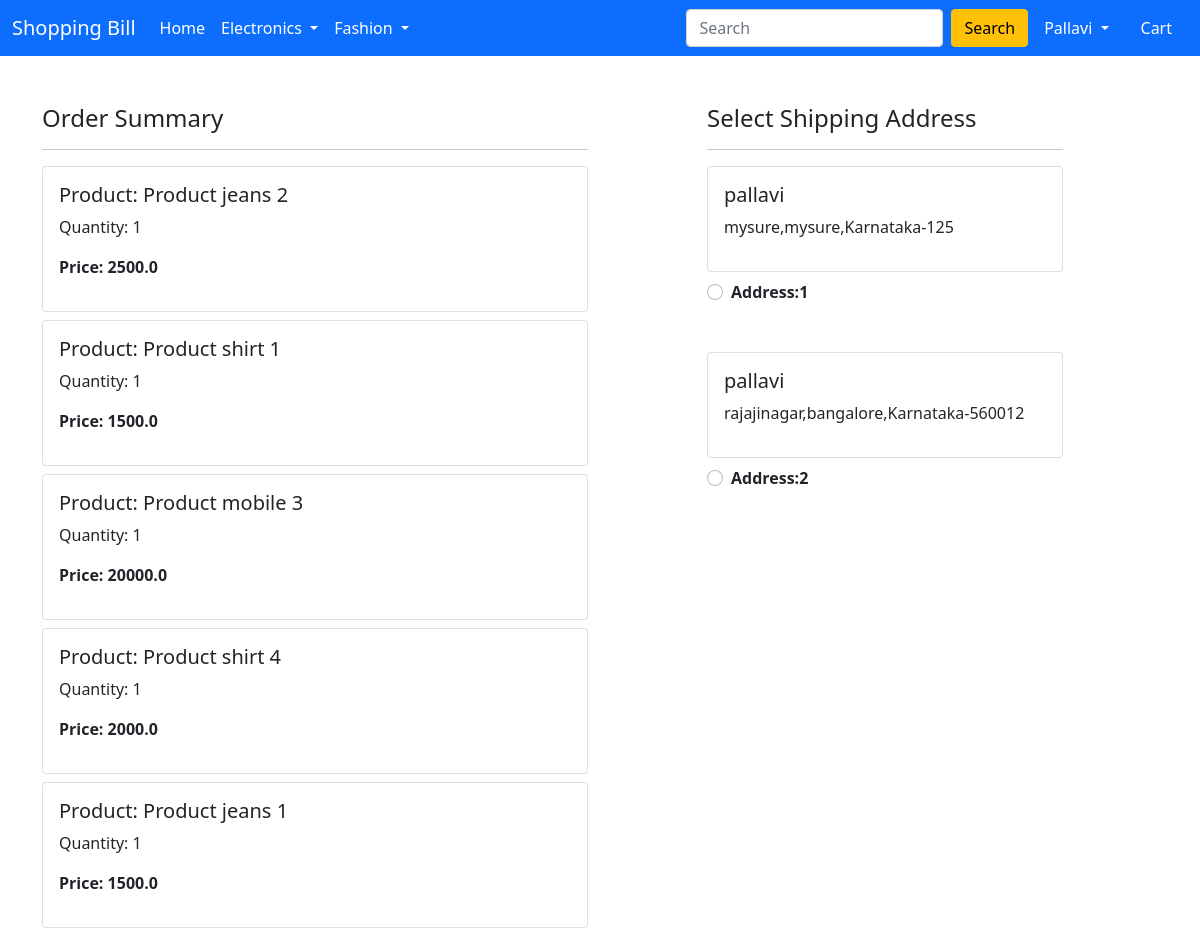
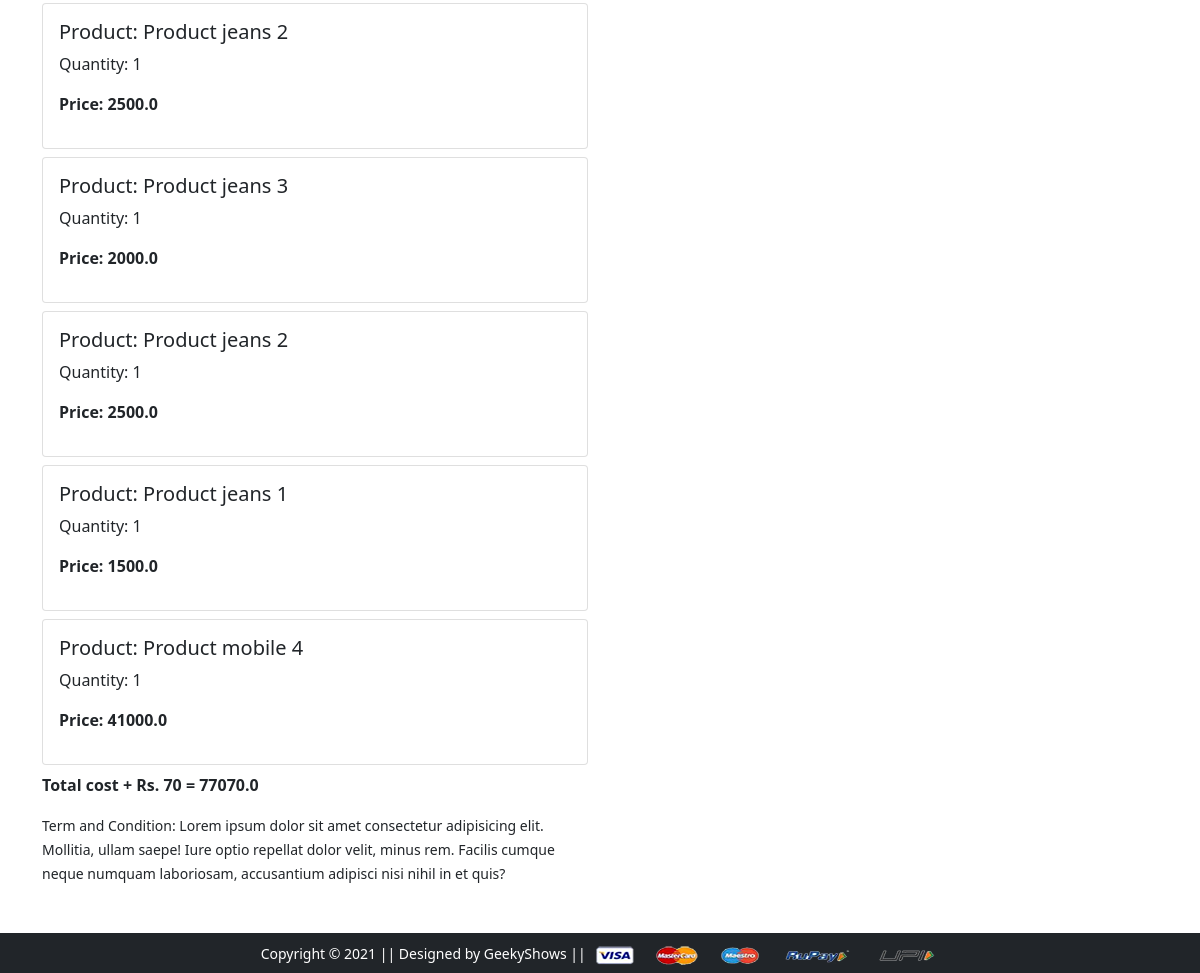
/checkout/ (signed in), run on an earlier commit of the app's database (2 pictures, top to bottom).
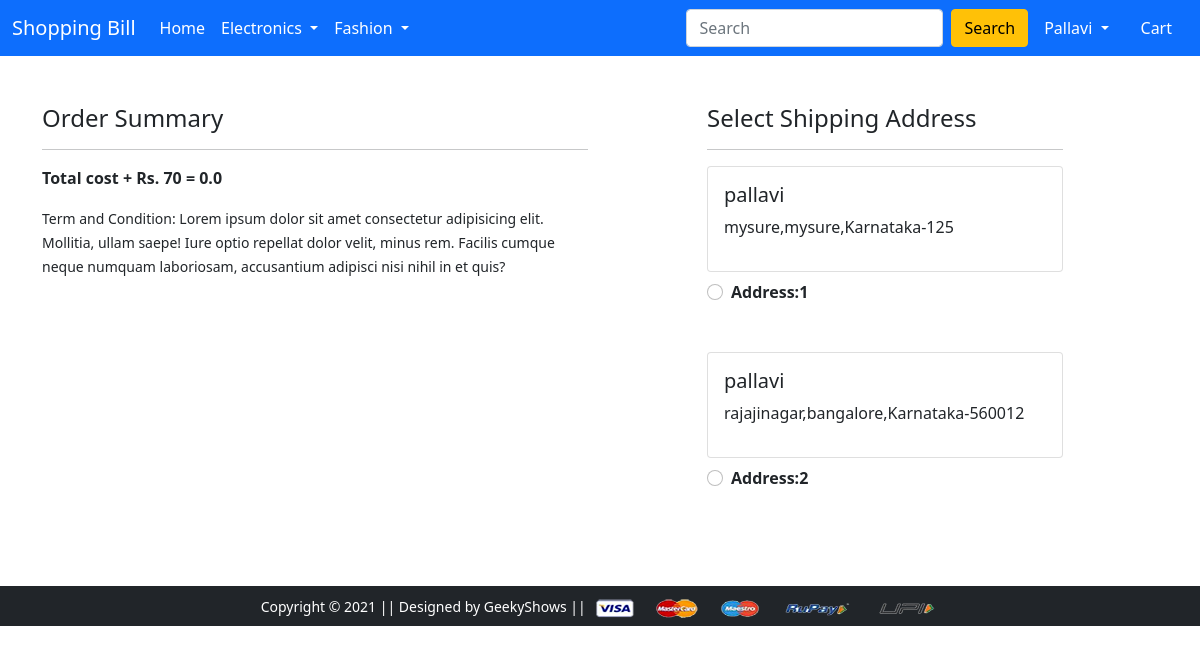
And on a later commit of the database.
### app1/models.py (models this page shows, shortened)
class Cart(models.Model):
    user = models.ForeignKey(User, on_delete=models.CASCADE)
    product = models.ForeignKey(Product, on_delete=models.CASCADE)
    quantity = models.PositiveIntegerField(default=1) #it should be +ve but shouldnt negative
    @property
    def total_cost(self):
        return self.quantity * self.product.discounted_price

class Product(models.Model):
    title = models.CharField(max_length=100)
    selling_price = models.FloatField()
    discounted_price = models.FloatField()
    description = models.TextField(max_length=200)
    brand = models.CharField(max_length=100)
    category = models.CharField(choices=CATEGORY_CHOICES, max_length=2)
    product_image = models.ImageField(upload_to='productimg')

class Customer(models.Model):
    user = models.ForeignKey(User, on_delete=models.CASCADE)
    name = models.CharField(max_length=200)
    locality = models.CharField(max_length=200)
    city = models.CharField(max_length=50)
    zipcode = models.IntegerField()
    state = models.CharField(choices=STATE_CHOICES, max_length=50)

### app1/views.py (the view)
# urls.py: path('checkout/', views.checkout, name='checkout'),
@login_required
def checkout(request):
    user = request.user
    addres = Customer.objects.filter(user= user)
    cart_items = Cart.objects.filter(user=user)
    amount = 0.0
    shipping_amount = 70.0
    totalamount = 0.0
    cart_product = [p for p in Cart.objects.all() if p.user == request.user]
    if cart_product:  #if the cart has some product then only we will calculate the totalamt
        for p in cart_product:
            tempamount = (p.quantity * p.product.discounted_price)
            amount += tempamount
        totalamount = amount + shipping_amount
    return render(request, 'app1/checkout.html', {'addres':addres, 'totalamount':totalamount, 'cart_items':cart_items})

### app1/templates/app1/checkout.html (shortened to what this page needs)
{% extends 'app1/base.html' %}
{% load static %}
{% block main-content %}
<div class="container">
 <div class="row mt-5">
  <div class="col-sm-6">
    <h4>Order Summary</h4>
    <hr>
    {% for item in cart_items %}
      <div class="card mb-2">
        <div class="card-body">
          <h5>Product: Product {{item.product.title}}</h5>
          <p>Quantity: {{item.quantity}}</p>
          <p class="fw-bold">Price: {{item.total_cost}}</p>
        </div>
      </div>
      {% endfor %}
      <p class="fw-bold">Total cost + Rs. 70 = {{totalamount}}</p>
    <small>Term and Condition: Lorem ipsum dolor sit amet consectetur adipisicing elit. Mollitia, ullam saepe! Iure optio repellat dolor velit, minus rem. Facilis cumque neque numquam laboriosam, accusantium adipisci nisi nihil in et quis?</small>
  </div>
  <div class="col-sm-4 offset-sm-1">
    <h4>Select Shipping Address</h4>
    <hr>
    <form action="/paymentdone" id="myform">
      {% for add in addres %}
      <div class="card">
        <div class="card-body">
        <h5>{{add.name}}</h5>
        <p>{{add.locality}},{{add.city}},{{add.state}}-{{add.zipcode}}</p>
        </div>
      </div>
        <div class="form-check mt-2 mb-5">
          <input class="form-check-input" type="radio" name="custid" id="custadd{{forloop.counter}}" value="{{add.id}}">
          <label class="form-check-label fw-bold" for="custadd{{forloop.counter}}">
            Address:{{forloop.counter}} </label>
        </div>
        {% endfor %}
        </div>
    </div>
  </div>
{% endblock main-content %}
{% block payment-gateway %}
<!DOCTYPE html>
<html lang="en">
<head>
</head>
<body>
</body>
</html>
{% endblock payment-gateway %}

What changed in the data, as far as the page shows it:
removed Cart: product "jeans 2", quantity "1", total_cost "2500.0"
removed Cart: product "shirt 1", quantity "1", total_cost "1500.0"
removed Cart: product "mobile 3", quantity "1", total_cost "20000.0"
removed Cart: product "shirt 4", quantity "1", total_cost "2000.0"
removed Cart: product "jeans 1", quantity "1", total_cost "1500.0"
removed Cart: product "jeans 2", quantity "1", total_cost "2500.0"
removed Cart: product "jeans 3", quantity "1", total_cost "2000.0"
removed Cart: product "jeans 2", quantity "1", total_cost "2500.0"
removed Cart: product "jeans 1", quantity "1", total_cost "1500.0"
removed Cart: product "mobile 4", quantity "1", total_cost "41000.0"
Also different on the page:
{{ totalamount }}: "77070.0" → "0.0"
